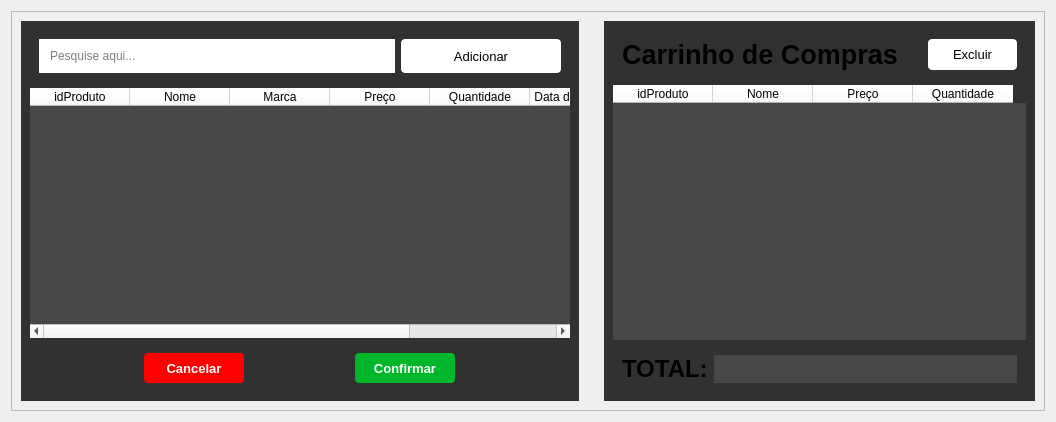
                <widget class="QWidget" name="tab_3">
                 <attribute name="title">
                  <string>Realizar Venda</string>
                 </attribute>
                 <layout class="QHBoxLayout" name="horizontalLayout_14">
                  <item>
                   <widget class="QFrame" name="frame_main">
                    <property name="sizePolicy">
                     <sizepolicy hsizetype="Preferred" vsizetype="Preferred">
                      <horstretch>0</horstretch>
                      <verstretch>0</verstretch>
                     </sizepolicy>
                    </property>
                    <property name="minimumSize">
                     <size>
                      <width>0</width>
                      <height>400</height>
                     </size>
                    </property>
                    <property name="frameShape">
                     <enum>QFrame::StyledPanel</enum>
                    </property>
                    <property name="frameShadow">
                     <enum>QFrame::Raised</enum>
                    </property>
                    <layout class="QHBoxLayout" name="horizontalLayout_11">
                     <property name="spacing">
                      <number>25</number>
                     </property>
                     <item>
                      <widget class="QFrame" name="frame_pesquisa">
                       <property name="minimumSize">
                        <size>
                         <width>550</width>
                         <height>250</height>
                        </size>
                       </property>
                       <property name="styleSheet">
                        <string notr="true">
QFrame{
background-color:rgb(49, 49, 49);
border:None;
}

QPushButton{
border-radius: 4px;}</string>
                       </property>
                       <property name="frameShape">
                        <enum>QFrame::StyledPanel</enum>
                       </property>
                       <property name="frameShadow">
                        <enum>QFrame::Raised</enum>
                       </property>
                       <layout class="QGridLayout" name="gridLayout_2">
                        <item row="0" column="0">
                         <widget class="QFrame" name="frame_edit_pesquisa">
                          <property name="minimumSize">
                           <size>
                            <width>540</width>
                            <height>30</height>
                           </size>
                          </property>
                          <property name="maximumSize">
                           <size>
                            <width>16777215</width>
                            <height>16777215</height>
                           </size>
                          </property>
                          <property name="frameShape">
                           <enum>QFrame::StyledPanel</enum>
                          </property>
                          <property name="frameShadow">
                           <enum>QFrame::Raised</enum>
                          </property>
                          <layout class="QHBoxLayout" name="horizontalLayout_7">
                           <item>
                            <widget class="QFrame" name="frame_9">
                             <property name="minimumSize">
                              <size>
                               <width>300</width>
                               <height>10</height>
                              </size>
                             </property>
                             <property name="styleSheet">
                              <string notr="true">background-color: rgb(255, 255, 255);</string>
                             </property>
                             <property name="frameShape">
                              <enum>QFrame::StyledPanel</enum>
                             </property>
                             <property name="frameShadow">
                              <enum>QFrame::Raised</enum>
                             </property>
                             <layout class="QHBoxLayout" name="horizontalLayout_10">
                              <item>
                               <widget class="QLineEdit" name="txtPesquisa">
                                <property name="sizePolicy">
                                 <sizepolicy hsizetype="Preferred" vsizetype="Preferred">
                                  <horstretch>0</horstretch>
                                  <verstretch>0</verstretch>
                                 </sizepolicy>
                                </property>
                                <property name="minimumSize">
                                 <size>
                                  <width>300</width>
                                  <height>10</height>
                                 </size>
                                </property>
                                <property name="maximumSize">
                                 <size>
                                  <width>16777215</width>
                                  <height>16777215</height>
                                 </size>
                                </property>
                                <property name="styleSheet">
                                 <string notr="true">background-color: rgb(255, 255, 255);
border-radius:4px;</string>
                                </property>
                                <property name="alignment">
                                 <set>Qt::AlignLeading|Qt::AlignLeft|Qt::AlignVCenter</set>
                                </property>
                                <property name="placeholderText">
                                 <string>Pesquise aqui...</string>
                                </property>
                               </widget>
                              </item>
                              <item>
                               <widget class="QPushButton" name="btn_Pesquisar">
                                <property name="sizePolicy">
                                 <sizepolicy hsizetype="Preferred" vsizetype="Preferred">
                                  <horstretch>0</horstretch>
                                  <verstretch>0</verstretch>
                                 </sizepolicy>
                                </property>
                                <property name="minimumSize">
                                 <size>
                                  <width>30</width>
                                  <height>10</height>
                                 </size>
                                </property>
                                <property name="maximumSize">
                                 <size>
                                  <width>16777215</width>
                                  <height>16777215</height>
                                 </size>
                                </property>
                                <property name="cursor">
                                 <cursorShape>PointingHandCursor</cursorShape>
                                </property>
                                <property name="toolTip">
                                 <string>&lt;html&gt;&lt;head/&gt;&lt;body&gt;&lt;p align=&quot;center&quot;&gt;&lt;br/&gt;&lt;/p&gt;&lt;/body&gt;&lt;/html&gt;</string>
                                </property>
                                <property name="whatsThis">
                                 <string>&lt;!DOCTYPE HTML PUBLIC &quot;-//W3C//DTD HTML 4.0//EN&quot; &quot;http://www.w3.org/TR/REC-html40/strict.dtd&quot;&gt;
&lt;html&gt;&lt;head&gt;&lt;meta name=&quot;qrichtext&quot; content=&quot;1&quot; /&gt;&lt;style type=&quot;text/css&quot;&gt;
p, li { white-space: pre-wrap; }
&lt;/style&gt;&lt;/head&gt;&lt;body style=&quot; font-family:'MS Shell Dlg 2'; font-size:8pt; font-weight:400; font-style:normal;&quot;&gt;
&lt;p align=&quot;center&quot; style=&quot;-qt-paragraph-type:empty; margin-top:12px; margin-bottom:12px; margin-left:0px; margin-right:0px; -qt-block-indent:0; text-indent:0px;&quot;&gt;&lt;br /&gt;&lt;/p&gt;&lt;/body&gt;&lt;/html&gt;</string>
                                </property>
                                <property name="styleSheet">
                                 <string notr="true">

QPushButton:pressed{
background-color: rgb(213, 213, 213);
}</string>
                                </property>
                                <property name="text">
                                 <string/>
                                </property>
                                <property name="icon">
                                 <iconset resource="icons_.qrc">
                                  <normaloff>:/icons/icons/lupa.png</normaloff>:/icons/icons/lupa.png</iconset>
                                </property>
                                <property name="iconSize">
                                 <size>
                                  <width>16</width>
                                  <height>16</height>
                                 </size>
                                </property>
                               </widget>
                              </item>
                             </layout>
                            </widget>
                           </item>
                           <item>
                            <widget class="QPushButton" name="btn_AddProduto">
                             <property name="sizePolicy">
                              <sizepolicy hsizetype="Preferred" vsizetype="Preferred">
                               <horstretch>0</horstretch>
                               <verstretch>0</verstretch>
                              </sizepolicy>
                             </property>
                             <property name="minimumSize">
                              <size>
                               <width>30</width>
                               <height>10</height>
                              </size>
                             </property>
                             <property name="maximumSize">
                              <size>
                               <width>16777215</width>
                               <height>16777215</height>
                              </size>
                             </property>
                             <property name="font">
                              <font>
                               <pointsize>10</pointsize>
                               <bold>false</bold>
                              </font>
                             </property>
                             <property name="cursor">
                              <cursorShape>PointingHandCursor</cursorShape>
                             </property>
                             <property name="styleSheet">
                              <string notr="true">QPushButton{
background-color: rgb(255, 255, 255);}

QPushButton:pressed{
background-color: rgb(213, 213, 213);
}</string>
                             </property>
                             <property name="text">
                              <string>Adicionar</string>
                             </property>
                            </widget>
                           </item>
                          </layout>
                         </widget>
                        </item>
                        <item row="2" column="0">
                         <widget class="QFrame" name="frame_6">
                          <property name="minimumSize">
                           <size>
                            <width>0</width>
                            <height>15</height>
                           </size>
                          </property>
                          <property name="frameShape">
                           <enum>QFrame::StyledPanel</enum>
                          </property>
                          <property name="frameShadow">
                           <enum>QFrame::Raised</enum>
                          </property>
                          <layout class="QHBoxLayout" name="horizontalLayout_8">
                           <item>
                            <widget class="QPushButton" name="btn_cancelar_pesquisa">
                             <property name="minimumSize">
                              <size>
                               <width>0</width>
                               <height>30</height>
                              </size>
                             </property>
                             <property name="maximumSize">
                              <size>
                               <width>100</width>
                               <height>500</height>
                              </size>
                             </property>
                             <property name="font">
                              <font>
                               <pointsize>10</pointsize>
                               <bold>true</bold>
                              </font>
                             </property>
                             <property name="cursor">
                              <cursorShape>PointingHandCursor</cursorShape>
                             </property>
                             <property name="styleSheet">
                              <string notr="true">
QPushButton{
background-color: rgb(255, 0, 0);
color:white;
border-radius: 4px;}

QPushButton:pressed{
background-color: rgb(202, 0, 0);
}</string>
                             </property>
                             <property name="text">
                              <string>Cancelar</string>
                             </property>
                            </widget>
                           </item>
                           <item>
                            <widget class="QPushButton" name="btn_confirmar_pesquisa">
                             <property name="minimumSize">
                              <size>
                               <width>0</width>
                               <height>30</height>
                              </size>
                             </property>
                             <property name="maximumSize">
                              <size>
                               <width>100</width>
                               <height>500</height>
                              </size>
                             </property>
                             <property name="font">
                              <font>
                               <pointsize>10</pointsize>
                               <bold>true</bold>
                              </font>
                             </property>
                             <property name="cursor">
                              <cursorShape>PointingHandCursor</cursorShape>
                             </property>
                             <property name="styleSheet">
                              <string notr="true">
QPushButton{
background-color: rgb(0, 182, 42);
color:white;
border-radius: 4px;}

QPushButton:pressed{
background-color: rgb(0, 200, 0);
}</string>
                             </property>
                             <property name="text">
                              <string>Confirmar</string>
                             </property>
                            </widget>
                           </item>
                          </layout>
                         </widget>
                        </item>
                        <item row="1" column="0">
                         <widget class="QTableWidget" name="tableProduct">
                          <property name="minimumSize">
                           <size>
                            <width>0</width>
                            <height>0</height>
                           </size>
                          </property>
                          <property name="styleSheet">
                           <string notr="true">QTableWidget QHeaderView::section { 
background-color: white; color: black; }

QHeaderView::section{
background-color: rgb(148,148,148);
color: black;
font: 10pt &quot;MS SHell Slg 2&quot;;
}

QTableWidget{
background-color:rgb(71, 71, 71);
color: white;
}
</string>
                          </property>
                          <column>
                           <property name="text">
                            <string>idProduto</string>
                           </property>
                          </column>
                          <column>
                           <property name="text">
                            <string>Nome</string>
                           </property>
                          </column>
                          <column>
                           <property name="text">
                            <string>Marca</string>
                           </property>
                          </column>
                          <column>
                           <property name="text">
                            <string>Preço</string>
                           </property>
                          </column>
                          <column>
                           <property name="text">
                            <string>Quantidade</string>
                           </property>
                          </column>
                          <column>
                           <property name="text">
                            <string>Data de Emissão</string>
                           </property>
                          </column>
                          <column>
                           <property name="text">
                            <string>Data de Validade</string>
                           </property>
                          </column>
                         </widget>
                        </item>
                       </layout>
                      </widget>
                     </item>
                     <item>
                      <widget class="QFrame" name="frame_carrinho">
                       <property name="minimumSize">
                        <size>
                         <width>431</width>
                         <height>250</height>
                        </size>
                       </property>
                       <property name="font">
                        <font>
                         <pointsize>25</pointsize>
                         <bold>true</bold>
                        </font>
                       </property>
                       <property name="styleSheet">
                        <string notr="true">
QPushButton{
border-radius: 4px;}
QFrame{
background-color:rgb(49, 49, 49);
border:None;
}</string>
                       </property>
                       <property name="frameShape">
                        <enum>QFrame::StyledPanel</enum>
                       </property>
                       <property name="frameShadow">
                        <enum>QFrame::Raised</enum>
                       </property>
                       <layout class="QVBoxLayout" name="verticalLayout_14">
                        <property name="leftMargin">
                         <number>9</number>
                        </property>
                        <item>
                         <widget class="QFrame" name="frame_10">
                          <property name="minimumSize">
                           <size>
                            <width>0</width>
                            <height>0</height>
                           </size>
                          </property>
                          <property name="frameShape">
                           <enum>QFrame::StyledPanel</enum>
                          </property>
                          <property name="frameShadow">
                           <enum>QFrame::Raised</enum>
                          </property>
                          <layout class="QHBoxLayout" name="horizontalLayout_12">
                           <property name="spacing">
                            <number>30</number>
                           </property>
                           <item>
                            <widget class="QLabel" name="label_carrinho">
                             <property name="minimumSize">
                              <size>
                               <width>0</width>
                               <height>0</height>
                              </size>
                             </property>
                             <property name="maximumSize">
                              <size>
                               <width>16777215</width>
                               <height>16777215</height>
                              </size>
                             </property>
                             <property name="font">
                              <font>
                               <pointsize>25</pointsize>
                               <bold>true</bold>
                              </font>
                             </property>
                             <property name="text">
                              <string>&lt;html&gt;&lt;head/&gt;&lt;body&gt;&lt;p align=&quot;center&quot;&gt;&lt;span style=&quot; font-size:20pt;&quot;&gt;Carrinho de Compras&lt;/span&gt;&lt;/p&gt;&lt;/body&gt;&lt;/html&gt;</string>
                             </property>
                            </widget>
                           </item>
                           <item>
                            <widget class="QPushButton" name="btn_ExcluirProduto">
                             <property name="sizePolicy">
                              <sizepolicy hsizetype="Preferred" vsizetype="Preferred">
                               <horstretch>0</horstretch>
                               <verstretch>0</verstretch>
                              </sizepolicy>
                             </property>
                             <property name="minimumSize">
                              <size>
                               <width>20</width>
                               <height>20</height>
                              </size>
                             </property>
                             <property name="maximumSize">
                              <size>
                               <width>16777215</width>
                               <height>16777215</height>
                              </size>
                             </property>
                             <property name="font">
                              <font>
                               <pointsize>10</pointsize>
                              </font>
                             </property>
                             <property name="cursor">
                              <cursorShape>PointingHandCursor</cursorShape>
                             </property>
                             <property name="styleSheet">
                              <string notr="true">QPushButton{
background-color: rgb(255, 255, 255);}

QPushButton:hover{
background-color: rgb(208, 0, 0);
color: white;
}


QPushButton:pressed{
background-color: rgb(213, 213, 213);
}</string>
                             </property>
                             <property name="text">
                              <string>Excluir</string>
                             </property>
                            </widget>
                           </item>
                          </layout>
                         </widget>
                        </item>
                        <item>
                         <widget class="QTableWidget" name="tableCarrinho">
                          <property name="minimumSize">
                           <size>
                            <width>0</width>
                            <height>0</height>
                           </size>
                          </property>
                          <property name="styleSheet">
                           <string notr="true">QTableWidget QHeaderView::section { 
background-color: white; color: black; }

QHeaderView::section{
background-color: rgb(148,148,148);
color: black;
font: 10pt &quot;MS SHell Slg 2&quot;;
}

QTableWidget{
background-color:rgb(71, 71, 71);
color: white;
}
</string>
                          </property>
                          <column>
                           <property name="text">
                            <string>idProduto</string>
                           </property>
                          </column>
                          <column>
                           <property name="text">
                            <string>Nome</string>
                           </property>
                          </column>
                          <column>
                           <property name="text">
                            <string>Preço</string>
                           </property>
                          </column>
                          <column>
                           <property name="text">
                            <string>Quantidade</string>
                           </property>
                          </column>
                         </widget>
                        </item>
                        <item>
                         <widget class="QFrame" name="frame_7">
                          <property name="minimumSize">
                           <size>
                            <width>0</width>
                            <height>0</height>
                           </size>
                          </property>
                          <property name="frameShape">
                           <enum>QFrame::StyledPanel</enum>
                          </property>
                          <property name="frameShadow">
                           <enum>QFrame::Raised</enum>
                          </property>
                          <layout class="QHBoxLayout" name="horizontalLayout_9">
                           <item>
                            <widget class="QLabel" name="titulo_total">
                             <property name="text">
                              <string>&lt;html&gt;&lt;head/&gt;&lt;body&gt;&lt;p&gt;&lt;span style=&quot; font-size:18pt; font-weight:600;&quot;&gt;TOTAL:&lt;/span&gt;&lt;/p&gt;&lt;/body&gt;&lt;/html&gt;</string>
                             </property>
                            </widget>
                           </item>
                           <item>
                            <widget class="QLabel" name="valor_total">
                             <property name="sizePolicy">
                              <sizepolicy hsizetype="Expanding" vsizetype="Preferred">
                               <horstretch>0</horstretch>
                               <verstretch>0</verstretch>
                              </sizepolicy>
                             </property>
                             <property name="styleSheet">
                              <string notr="true">padding: 0px 10px;
background-color: rgb(71, 71, 71);
border: solid rgb(71, 71, 71);
color: white;
font: 14pt &quot;MS Shell Dlg 2&quot;;</string>
                             </property>
                             <property name="text">
                              <string/>
                             </property>
                            </widget>
                           </item>
                          </layout>
                         </widget>
                        </item>
                       </layout>
                      </widget>
                     </item>
                    </layout>
                   </widget>
                  </item>
                 </layout>
                </widget>
